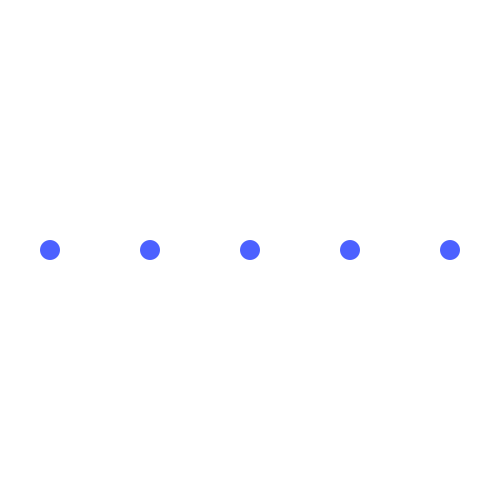
Frame 1 (no input)
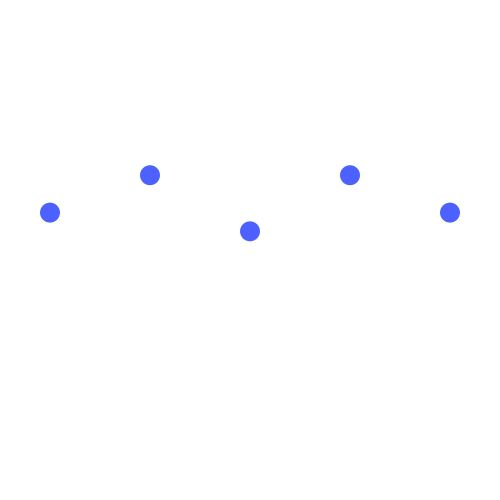
Frame 60 (the mouse pressed at the canvas centre just before this capture)
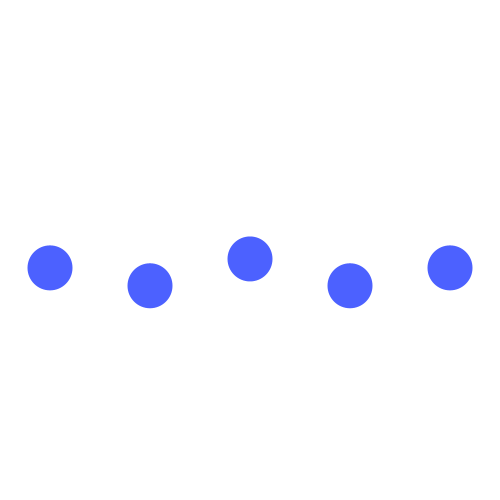
Frame 120 (the mouse held since frame 60 and released just before this capture)

The Processing sketch that drew these frames (run headless with seeded random() and noise(); from frame 60 on, the mouse is pressed at the canvas centre):

// Processing sketch: processing_171669
// ── processing_171669.pde

float counter = 0;

void setup()
{
  size (500, 500);
  background(255);
  colorMode(HSB, 360, 100, 100);
  noStroke();
}

void draw()
{

  background(360, 0, 100);

  float counter_mouse = map(mouseY, 0, height, 0.1, 0.01);
  float big = map(mouseY, 0, height, 20, 70);
  float farbe = map(mouseY, 0, height, 233, 233);


  translate(width/2, height/2);

  fill(farbe, 70, height - mouseY );


  ellipse(-100, sin(counter)*200, big, big);
  ellipse(100, sin(counter)*200, big, big);
  ellipse(0, sin(counter)*50, big, big);
  ellipse(-200, sin(counter)*100, big, big);
  ellipse(200, sin(counter)*100, big, big);
  



  counter +=counter_mouse;
}
